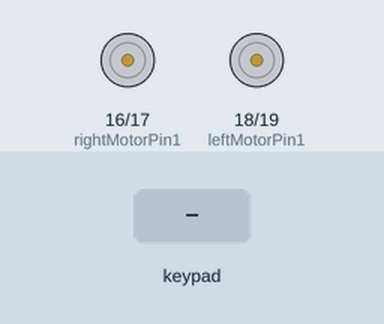
Bench run of a sketch on a simulated ESP32. Shown: motor-driver pin pairs drawn as motors (green arrow = first pin HIGH = forward, orange = second pin HIGH = backward, longer = more drive, scaled by the enable pin). Inputs (shaded band) come from the test bench.

Above: at 1.2 s.
1.3 s: key 'U' pressed
At 1.5 s:
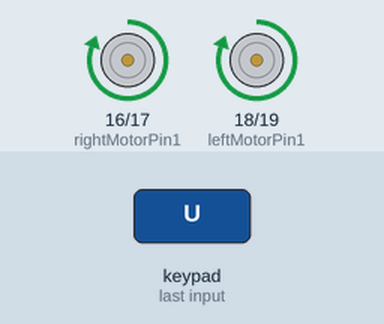
3.2 s: key 'D' pressed
At 3.4 s:
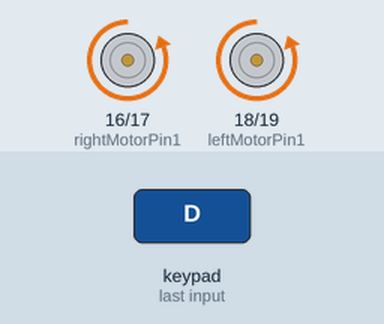
5.1 s: key 'L' pressed
At 5.3 s:
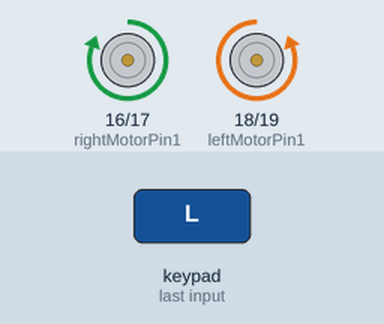
7.0 s: key 'R' pressed
At 7.2 s:
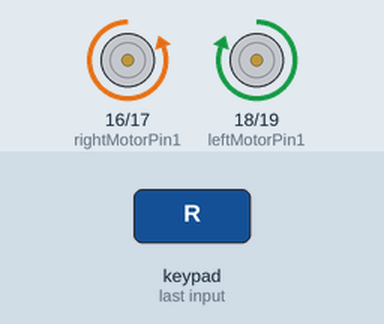
Timing chart, 0 to 9.9 s (numbered marks = the images above; inputs shaded):
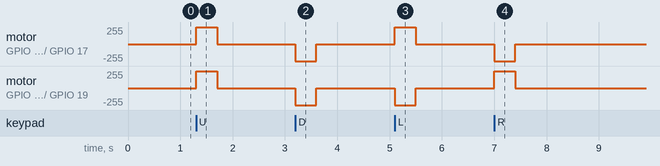

The sketch:

dabbleanalog.ino
```cpp
#define CUSTOM_SETTINGS
#define INCLUDE_GAMEPAD_MODULE
#include <DabbleESP32.h>

// --- Right Motor Pins ---
const int enableRightMotor = 22;
const int rightMotorPin1 = 16;
const int rightMotorPin2 = 17;

// --- Left Motor Pins ---
const int enableLeftMotor = 23;
const int leftMotorPin1 = 18;
const int leftMotorPin2 = 19;

#define MAX_MOTOR_SPEED 255

void rotateMotor(int rightMotorSpeed, int leftMotorSpeed) {
  // --- Right Motor Direction ---
  if (rightMotorSpeed < 0) {
    digitalWrite(rightMotorPin1, LOW);
    digitalWrite(rightMotorPin2, HIGH);
  } else if (rightMotorSpeed > 0) {
    digitalWrite(rightMotorPin1, HIGH);
    digitalWrite(rightMotorPin2, LOW);
  } else {
    digitalWrite(rightMotorPin1, LOW);
    digitalWrite(rightMotorPin2, LOW);
  }

  // --- Left Motor Direction ---
  if (leftMotorSpeed < 0) {
    digitalWrite(leftMotorPin1, LOW);
    digitalWrite(leftMotorPin2, HIGH);
  } else if (leftMotorSpeed > 0) {
    digitalWrite(leftMotorPin1, HIGH);
    digitalWrite(leftMotorPin2, LOW);
  } else {
    digitalWrite(leftMotorPin1, LOW);
    digitalWrite(leftMotorPin2, LOW);
  }

  // --- Apply Speed using analogWrite ---
  analogWrite(enableRightMotor, abs(rightMotorSpeed));
  analogWrite(enableLeftMotor, abs(leftMotorSpeed));
}

void setup() {
  // Set all motor pins as standard outputs
  pinMode(enableRightMotor, OUTPUT);
  pinMode(rightMotorPin1, OUTPUT);
  pinMode(rightMotorPin2, OUTPUT);

  pinMode(enableLeftMotor, OUTPUT);
  pinMode(leftMotorPin1, OUTPUT);
  pinMode(leftMotorPin2, OUTPUT);

  // Ensure motors are stopped on startup
  rotateMotor(0, 0);

  // Start Bluetooth connection
  Dabble.begin("MyBluetoothCar");
}

void loop() {
  int rightMotorSpeed = 0;
  int leftMotorSpeed = 0;

  Dabble.processInput(); // Read Bluetooth data from phone

  // Determine speed and direction based on buttons
  if (GamePad.isUpPressed()) {
    rightMotorSpeed = MAX_MOTOR_SPEED;
    leftMotorSpeed = MAX_MOTOR_SPEED;
  }
  else if (GamePad.isDownPressed()) {
    rightMotorSpeed = -MAX_MOTOR_SPEED;
    leftMotorSpeed = -MAX_MOTOR_SPEED;
  }
  else if (GamePad.isLeftPressed()) {
    rightMotorSpeed = MAX_MOTOR_SPEED;
    leftMotorSpeed = -MAX_MOTOR_SPEED;
  }
  else if (GamePad.isRightPressed()) {
    rightMotorSpeed = -MAX_MOTOR_SPEED;
    leftMotorSpeed = MAX_MOTOR_SPEED;
  }

  // Send the final commands to the motors
  rotateMotor(rightMotorSpeed, leftMotorSpeed);
}
```

Measured:
- after the input at 1.3 s, motor on GPIO 16 (rightMotorPin1) / GPIO 17 (rightMotorPin2), motor on GPIO 18 (leftMotorPin1) / GPIO 19 (leftMotorPin2): stopped → forward 255/255 at once, → stopped 0.40 s later
- after the input at 3.2 s, motor on GPIO 16 (rightMotorPin1) / GPIO 17 (rightMotorPin2), motor on GPIO 18 (leftMotorPin1) / GPIO 19 (leftMotorPin2): stopped → backward 255/255 at once, → stopped 0.40 s later
- after the input at 5.1 s, motor on GPIO 16 (rightMotorPin1) / GPIO 17 (rightMotorPin2): stopped → forward 255/255 at once, → stopped 0.40 s later; motor on GPIO 18 (leftMotorPin1) / GPIO 19 (leftMotorPin2): stopped → backward 255/255 at once, → stopped 0.40 s later
- after the input at 7.0 s, motor on GPIO 16 (rightMotorPin1) / GPIO 17 (rightMotorPin2): stopped → backward 255/255 at once, → stopped 0.40 s later; motor on GPIO 18 (leftMotorPin1) / GPIO 19 (leftMotorPin2): stopped → forward 255/255 at once, → stopped 0.40 s later
